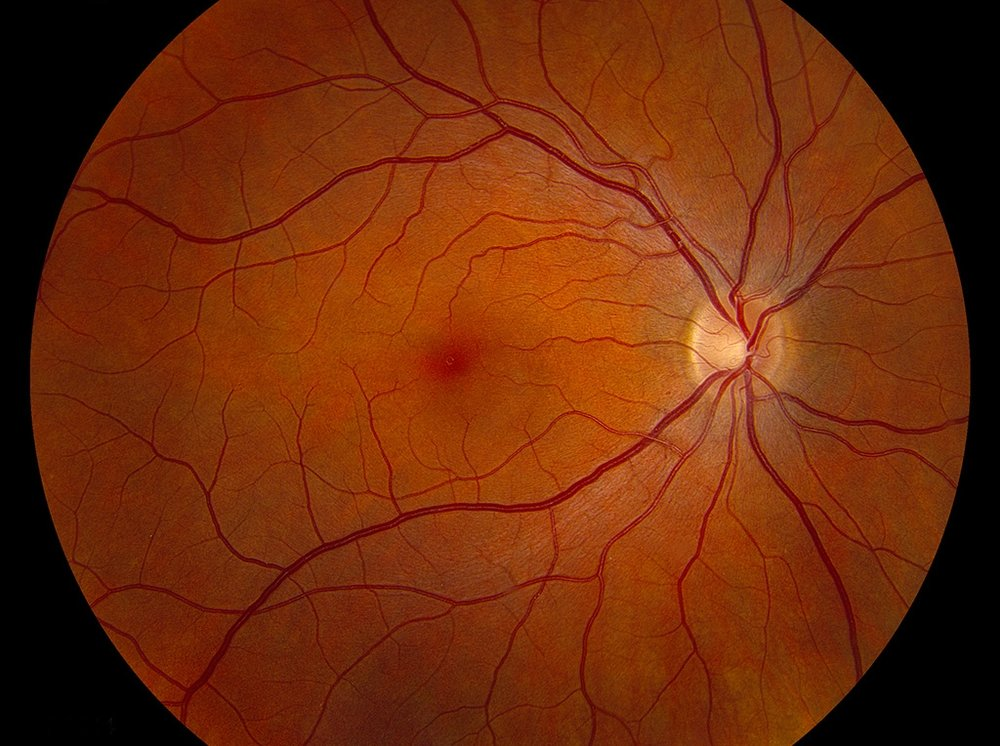
#> input picture generatedata/imgs/normal_fundus.jpg, 1000 x 746 px
$ python -i preprocess_cropnblur.py   (imports and definitions only)
#> lines starting #> are read from the running program, lines starting #| are printed output that depends on the picture; after the words box and inside, x2 and y2 are one past the last pixel; in counts of white or black regions, pixels touching at a corner belong together
"""
Preprocesses gives images using Gaussian Blur and Gray Crop.
"""

import argparse
import os
import sys
from tqdm import tqdm

import cv2
from scipy import ndimage
import numpy as np
import pandas as pd


def crop_image_from_gray(img, tol=10):
    """
    Crops retina area from fundus image using grayscale thresholding.

    tol controls the threshold for grayscale cropping.
    """
#> called with tol = 10

    dims = img.ndim
#> dims = 3

    if dims == 3:
        gray_image = cv2.cvtColor(img, cv2.COLOR_RGB2GRAY)
    elif dims == 2:
        gray_image = img

    mask = gray_image > tol
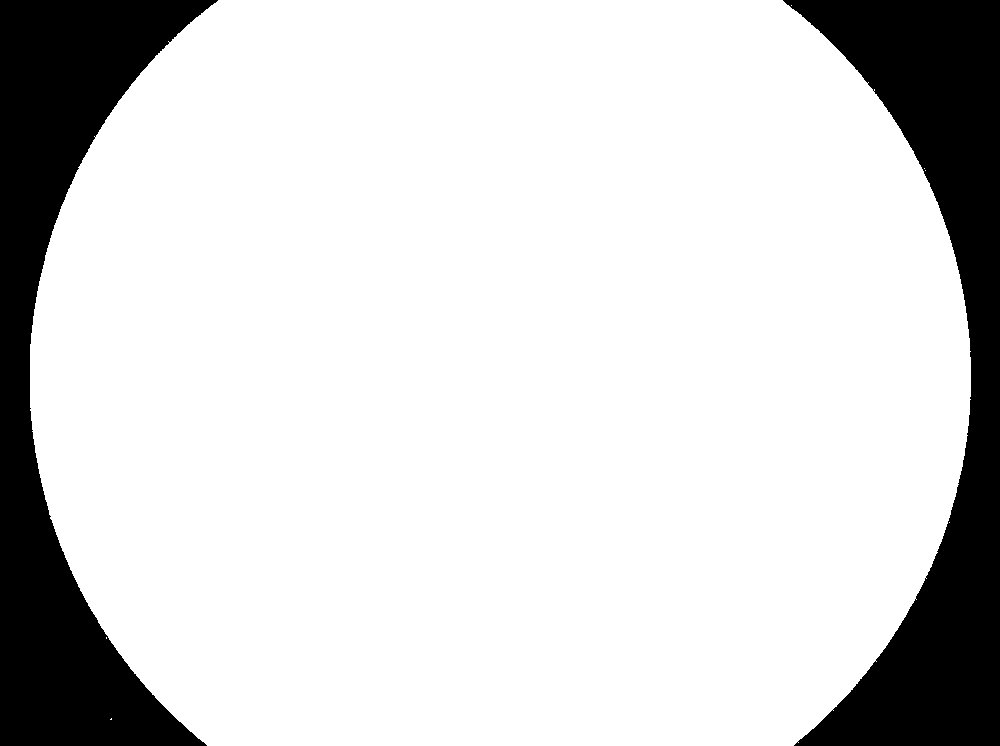
#> mask: shape (746, 1000) bool; 83% white; 2 black regions, box (x1, y1, x2, y2) and area: (0, 0, 218, 746) 63424, (783, 0, 1000, 746) 63106

    # find start crop point
    objs = ndimage.find_objects(mask)
#> objs = 1 item
    height_offset = objs[0][0].start
#> height_offset = 0
    width_offset = objs[0][1].start
#> width_offset = 30

    ix = np.ix_(mask.any(1),mask.any(0))

    if dims == 2:
        return img[ix], height_offset, width_offset

    check_shape = img[:,:,0][ix].shape[0]
#> check_shape = 746
    if (check_shape == 0): # image is too dark so that we crop out everything,
        return img, 0, 0 # return original image

    img1 = img[:,:,0][ix]
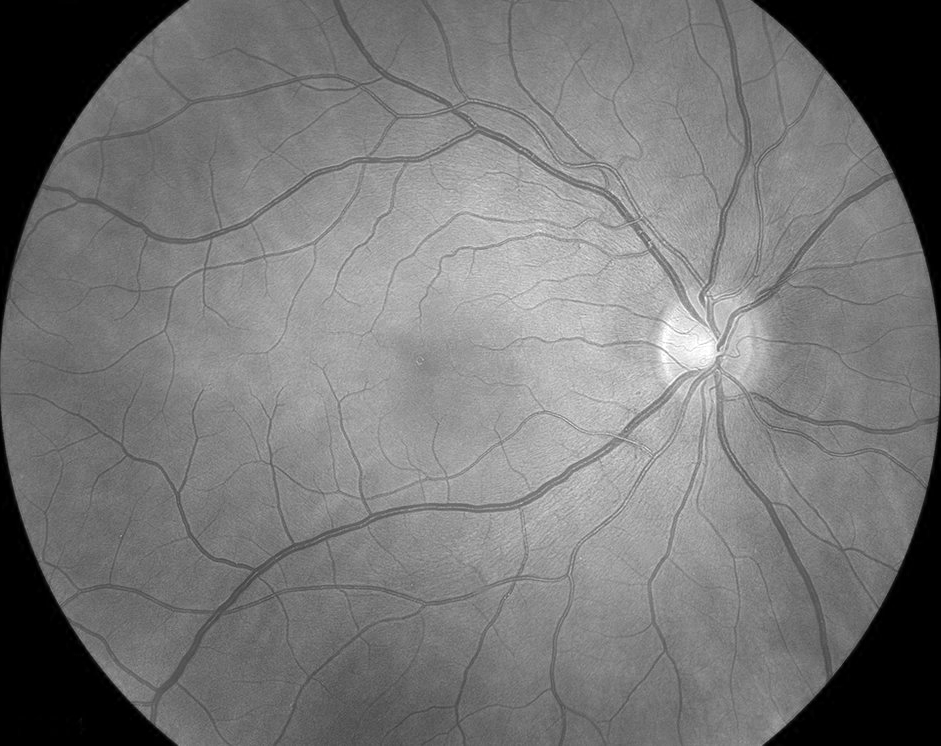
#> img1: shape (746, 941); min 0, max 255, mean 118
    img2 = img[:,:,1][ix]
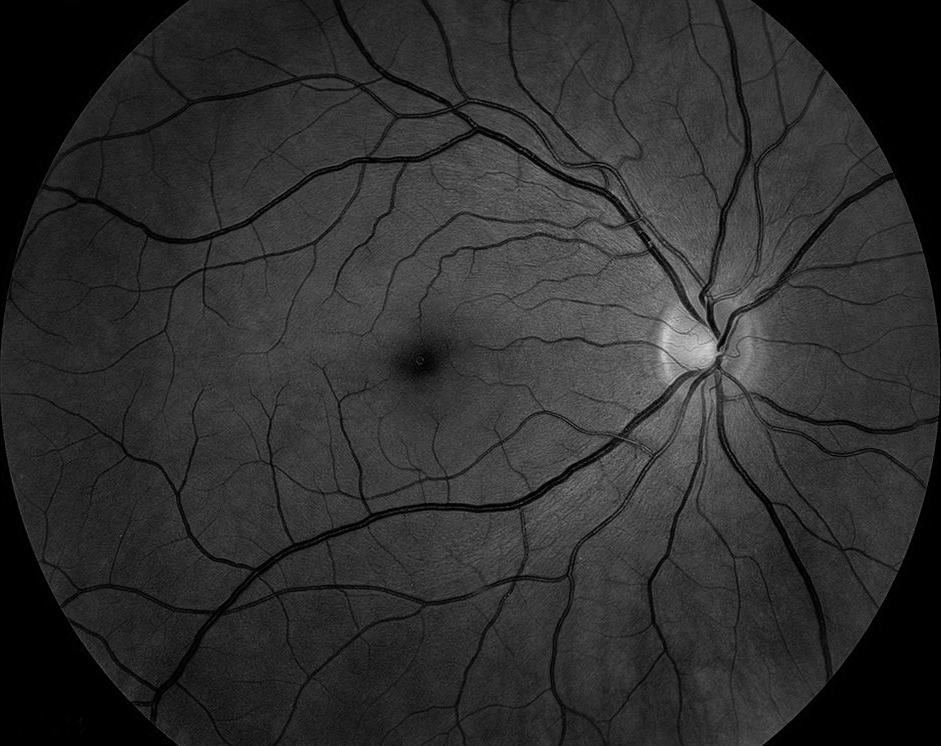
#> img2: shape (746, 941); min 0, max 213, mean 46.5
    img3 = img[:,:,2][ix]
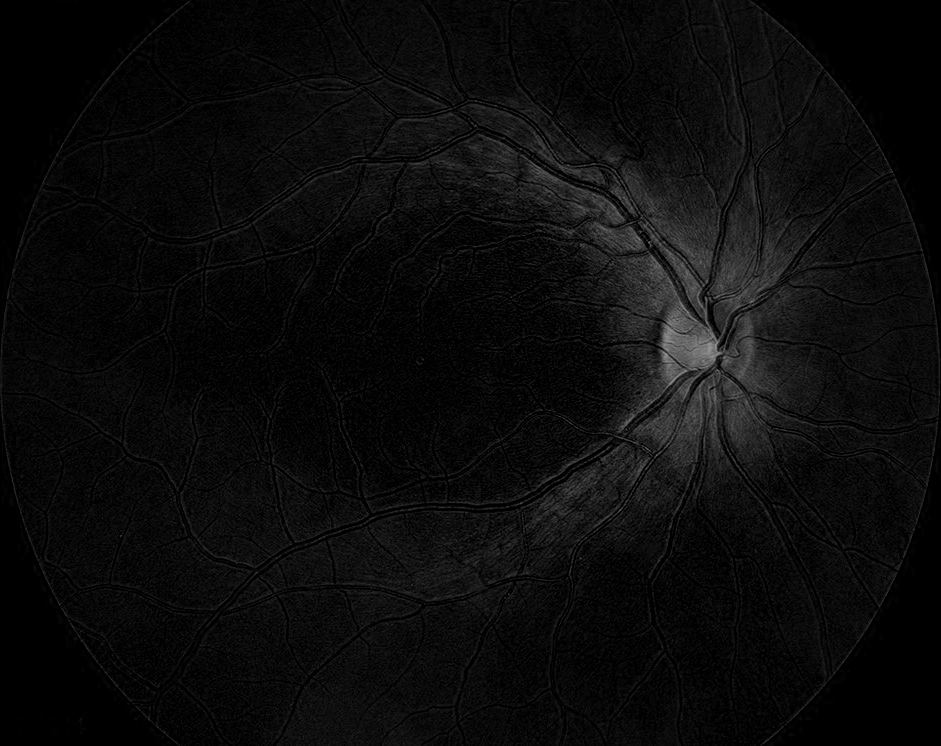
#> img3: shape (746, 941); min 0, max 150, mean 11.6
    img = np.stack([img1, img2, img3],axis=-1)
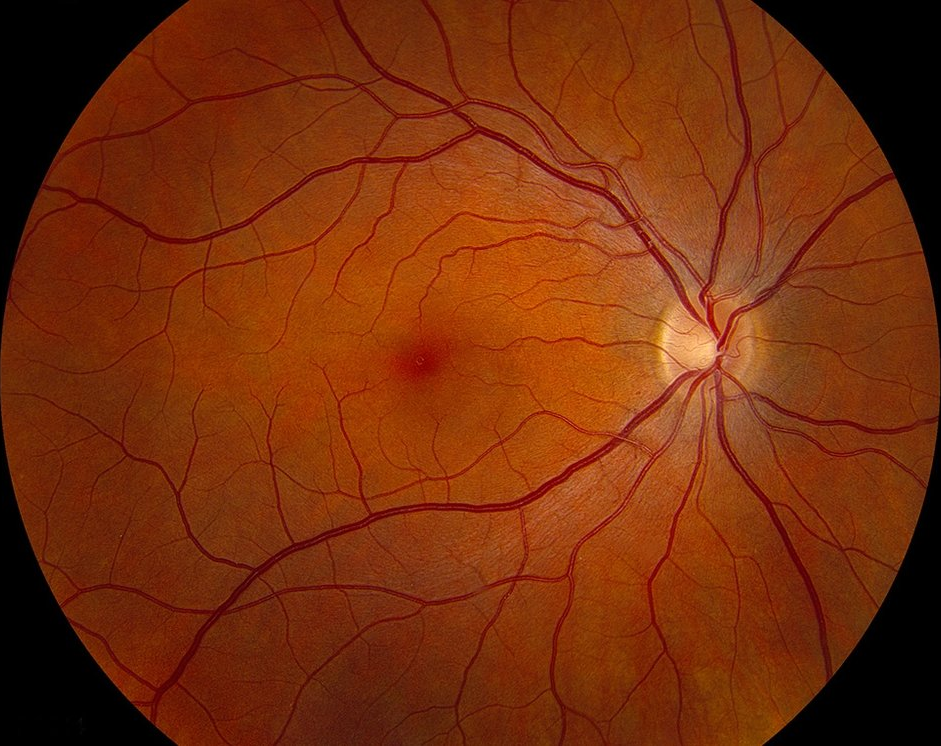
#> img: shape (746, 941, 3); mean R, G, B 118, 46.5, 11.6

    return img, height_offset, width_offset


def cropnblur(img, sigmaX=30):
    """
    Highlights retina image using gaussian blur.

    sigmaX controls the color and contrast of the output image
    """

    img, height_offset, width_offset = crop_image_from_gray(img)
#> height_offset = 0; width_offset = 30
    img = cv2.addWeighted(img,4, cv2.GaussianBlur(img, (0,0), sigmaX), -4, 128)
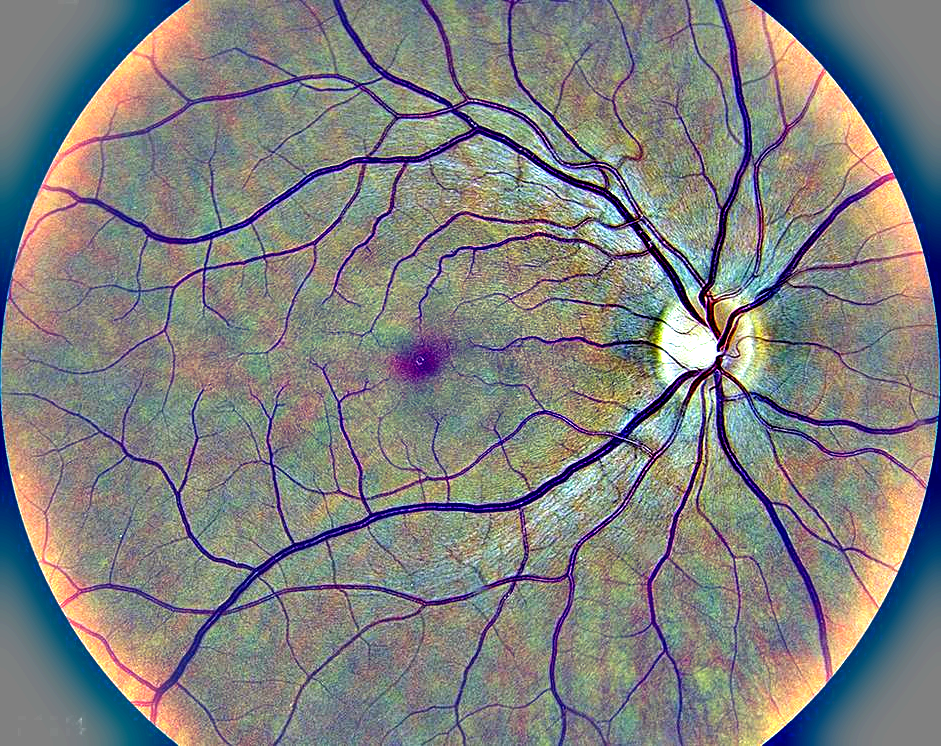
#> img: shape (746, 941, 3); mean R, G, B 129.3, 129.1, 127.8

    return img, height_offset, width_offset


def remove_ext(filename):
    """
    Returns filename without extension
    """

    return os.path.splitext(filename)[0]


def crop(img, filename, offsets):
    """
    Crops image using offsets
    """

    coordinates = offsets.loc[remove_ext(filename)]
    img_t = img[coordinates['height_offset']: coordinates['height_offset']+coordinates['new_height'],
                coordinates['width_offset']: coordinates['width_offset']+coordinates['new_width']]

    return img_t


# [136 lines not run here, left out]

>>> import cv2
>>> picture = cv2.cvtColor(cv2.imread('generatedata/imgs/normal_fundus.jpg'), cv2.COLOR_BGR2RGB)
>>> result = cropnblur(picture)
